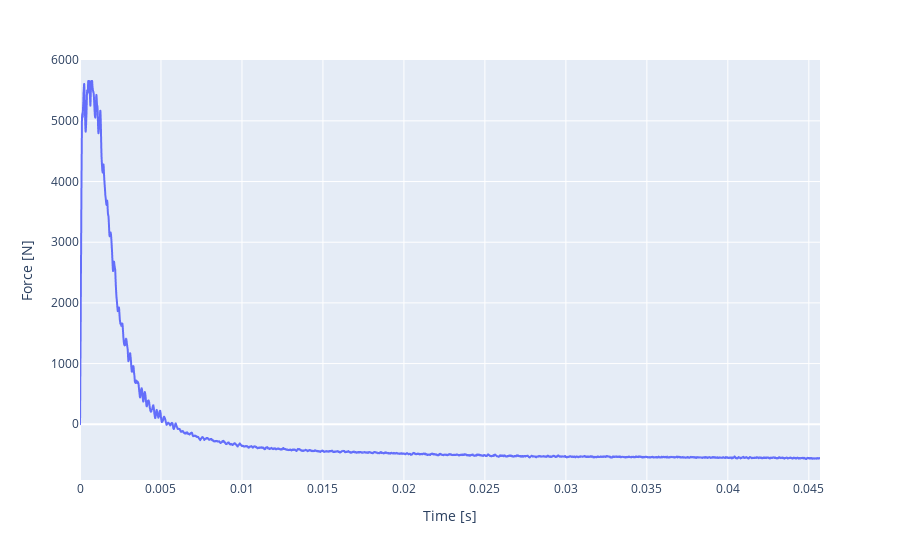

Source (notebook cell):
### Code cell
px.line(data,x='Time [s]',y='Force [N]')

### Figure 1 — Plotly figure (JSON) as saved in the notebook; plotly's stock layout.template omitted (floating-point values rounded to 4 significant figures; data arrays with more than 128 entries replaced by an {"elided": "..."} marker saying what was removed)
{"data": [{"hovertemplate": "Time [s]=%{x}<br>Force [N]=%{y}<extra></extra>", "legendgroup": "", "line": {"color": "#636efa", "dash": "solid"}, "mode": "lines", "name": "", "showlegend": false, "type": "scattergl", "x": {"elided": "4570 float values"}, "xaxis": "x", "y": {"elided": "4570 float values"}, "yaxis": "y"}], "layout": {"legend": {"tracegroupgap": 0}, "margin": {"t": 60}, "xaxis": {"anchor": "y", "domain": [0, 1], "title": {"text": "Time [s]"}}, "yaxis": {"anchor": "x", "domain": [0, 1], "title": {"text": "Force [N]"}}}}
